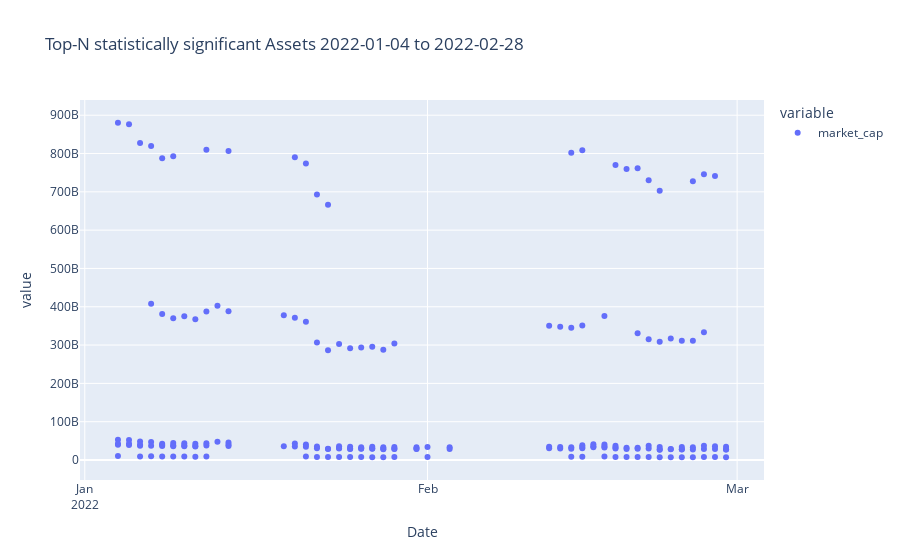

Source (notebook cell):
### Markdown cell above
### Plot the Top-N assets
Run this cell to view the top-N assets that are selceted based on the criteria explained in the previous cell.

### Code cell
''' Plot the top-N assets'''
import plotly.express as px
import pandas as pd

_plot_topN_df = _topNassets_df.copy()
# _plot_topN_df['market_cap'] = 0

# for idx in _plot_topN_df.index:
#     mask = (rec_marketcap_df.Date == _plot_topN_df.Date[idx]) & \
#             (rec_marketcap_df.ID == _plot_topN_df.ID[idx])
#     _plot_topN_df['market_cap'][idx] = rec_marketcap_df.loc[mask,'market_cap']

_plot_topN_df = pd.merge(_topNassets_df,
                         rec_marketcap_df,how='inner',
                         on=['Date','ID'])

_min_date = _plot_topN_df["Date"].min()
_max_date = _plot_topN_df["Date"].max()

_title = "Top-N statistically significant Assets "+str(_min_date)+" to "+str(_max_date)
fig = px.scatter(_plot_topN_df, x="Date", y=['market_cap'],
#               color='red',
              hover_data={"Date": "|%B %d, %Y", "ID": True},
              title=_title,)

fig.update_xaxes(
    dtick="M1",
    tickformat="%b\n%Y")
fig.show()

### Figure 1 — Plotly figure (JSON) as saved in the notebook; plotly's stock layout.template omitted (floating-point values rounded to 4 significant figures; data arrays with more than 128 entries replaced by an {"elided": "..."} marker saying what was removed)
{"data": [{"customdata": {"elided": "188x1 str values"}, "hovertemplate": "variable=market_cap<br>Date=%{x|%B %d, %Y}<br>value=%{y}<br>ID=%{customdata[0]}<extra></extra>", "legendgroup": "market_cap", "marker": {"color": "#636efa", "symbol": "circle"}, "mode": "markers", "name": "market_cap", "orientation": "v", "showlegend": true, "type": "scatter", "x": {"elided": "188 str values"}, "xaxis": "x", "y": {"elided": "188 float values"}, "yaxis": "y"}], "layout": {"legend": {"title": {"text": "variable"}, "tracegroupgap": 0}, "title": {"text": "Top-N statistically significant Assets 2022-01-04 to 2022-02-28"}, "xaxis": {"anchor": "y", "domain": [0, 1], "dtick": "M1", "tickformat": "%b\n%Y", "title": {"text": "Date"}}, "yaxis": {"anchor": "x", "domain": [0, 1], "title": {"text": "value"}}}}
